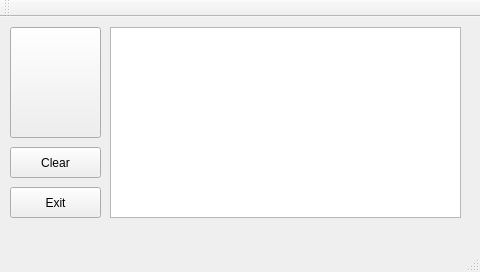
<?xml version="1.0" encoding="UTF-8"?>
<ui version="4.0">
 <class>Systemtester</class>
 <widget class="QMainWindow" name="Systemtester">
  <property name="geometry">
   <rect>
    <x>0</x>
    <y>0</y>
    <width>480</width>
    <height>272</height>
   </rect>
  </property>
  <property name="windowTitle">
   <string>System Tester</string>
  </property>
  <property name="styleSheet">
   <string notr="true"/>
  </property>
  <widget class="QWidget" name="centralWidget">
   <property name="styleSheet">
    <string notr="true"/>
   </property>
   <widget class="QPushButton" name="activateBut">
    <property name="geometry">
     <rect>
      <x>10</x>
      <y>10</y>
      <width>91</width>
      <height>111</height>
     </rect>
    </property>
    <property name="styleSheet">
     <string notr="true">border-image: url(:/new/BackImage/background.jpg)</string>
    </property>
    <property name="text">
     <string/>
    </property>
   </widget>
   <widget class="QTextBrowser" name="systemText">
    <property name="geometry">
     <rect>
      <x>110</x>
      <y>10</y>
      <width>351</width>
      <height>191</height>
     </rect>
    </property>
    <property name="font">
     <font>
      <pointsize>12</pointsize>
      <italic>false</italic>
      <underline>false</underline>
      <strikeout>false</strikeout>
      <kerning>true</kerning>
     </font>
    </property>
   </widget>
   <widget class="QPushButton" name="clearBut">
    <property name="geometry">
     <rect>
      <x>10</x>
      <y>130</y>
      <width>91</width>
      <height>31</height>
     </rect>
    </property>
    <property name="text">
     <string>Clear</string>
    </property>
   </widget>
   <widget class="QPushButton" name="exitBut">
    <property name="geometry">
     <rect>
      <x>10</x>
      <y>170</y>
      <width>91</width>
      <height>31</height>
     </rect>
    </property>
    <property name="text">
     <string>Exit</string>
    </property>
   </widget>
  </widget>
  <widget class="QMenuBar" name="menuBar">
   <property name="geometry">
    <rect>
     <x>0</x>
     <y>0</y>
     <width>480</width>
     <height>20</height>
    </rect>
   </property>
   <property name="font">
    <font>
     <pointsize>9</pointsize>
    </font>
   </property>
  </widget>
  <widget class="QToolBar" name="mainToolBar">
   <attribute name="toolBarArea">
    <enum>TopToolBarArea</enum>
   </attribute>
   <attribute name="toolBarBreak">
    <bool>false</bool>
   </attribute>
  </widget>
  <widget class="QStatusBar" name="statusBar"/>
 </widget>
 <layoutdefault spacing="6" margin="11"/>
 <resources/>
 <connections/>
</ui>
